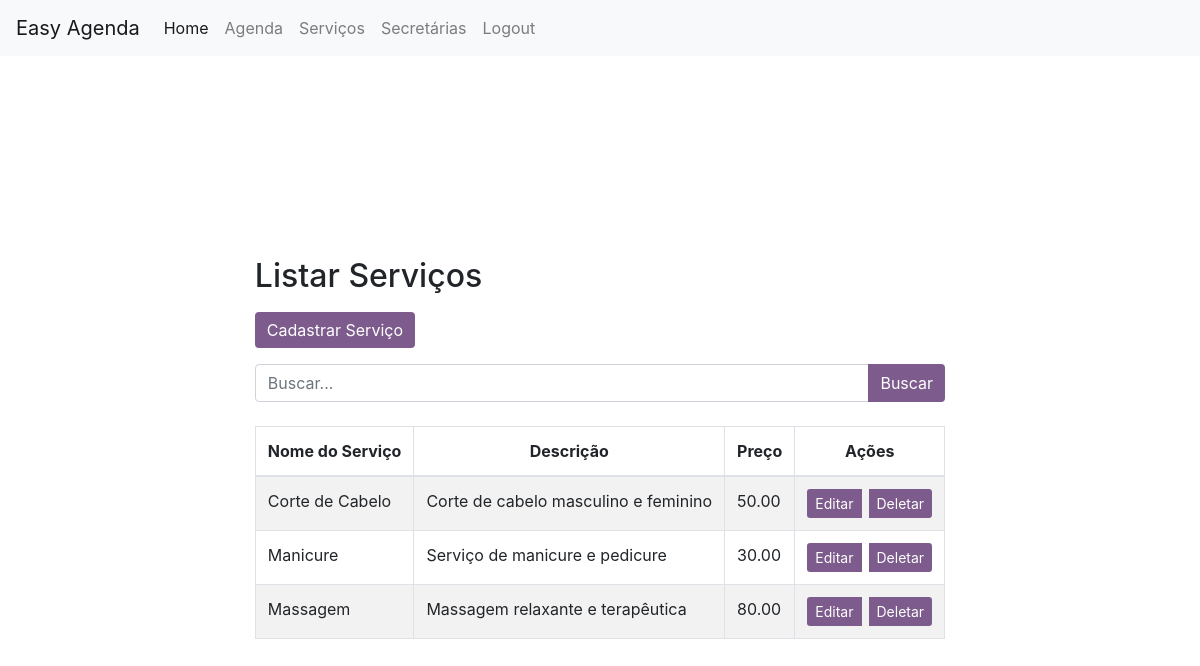
Screenshot of /index.php?controller=servicos&action=index (signed in) with the database file from the repository.
### tables this page shows
CREATE TABLE `servicos` (
  `id` int(11) NOT NULL AUTO_INCREMENT,
  `nome_servico` varchar(100) NOT NULL,
  `descricao` text DEFAULT NULL,
  `preco` decimal(10,2) NOT NULL,
  PRIMARY KEY (`id`)
);

### app/controllers/ServicosController.php (called while the page is built, shortened)
<?php
require_once 'config/database.php';
class ServicosController {
    private $db;
    public function __construct() {
        $database = new Database();
        $this->db = $database->connect();
    }
    public function index() {
        $searchTerm = isset($_GET['search']) ? $_GET['search'] : ''; $query = "SELECT * FROM servicos";
            $stmt = $this->db->prepare($query);
        $stmt->execute();
        $result = $stmt;
        include 'app/views/servicos/index.php';
    }
}
?>

### index.php (called while the page is built, shortened)
<?php
require_once './app/controllers/ServicosController.php';
$controller = isset($_GET['controller']) ? $_GET['controller'] : 'login';
$action = isset($_GET['action']) ? $_GET['action'] : 'index';
switch ($controller) {
    case 'servicos':
        $controller = new ServicosController();
        break;
}
$controller->{$action}();
?>

### config/database.php (called while the page is built, shortened)
<?php
class Database {
    private $host = "localhost";
    private $user = "root";
    private $password = "";
    private $dbname ="bancoagendasalaoo";
    public function connect() {
        $this->conn = null;
        try {
            $this->conn = new PDO("mysql:host=" . $this->host . ";dbname=" . $this->dbname, $this->user, $this->password);
            $this->conn->setAttribute(PDO::ATTR_ERRMODE, PDO::ERRMODE_EXCEPTION);
        } catch(PDOException $exception) {
            echo "Erro de conexão: " . $exception->getMessage();
        }
        return $this->conn;
    }
}
?>

### app/views/servicos/index.php (the view, shortened to what this page needs)
<?php include 'app/views/header.php'; ?>
<div class="row justify-content-center">
    <div class="container d-flex align-items-center justify-content-center min-vh-100">
        <div class="col-mt-4">
    <h2 class="mb-3">Listar Serviços</h2>
    <div class="mb-3">
        <button type="submit" class="btn" style="background-color: #7d5b8c; color: white; border: none;">
            <a href="index.php?controller=servicos&action=create" style="color: white;">Cadastrar Serviço</a>
        </button>
    </div>
        <form method="get" action="index.php" class="mb-4">
        <div class="input-group">
            <input type="text" name="search" class="form-control" placeholder="Buscar..." value="<?php echo htmlspecialchars(isset($_GET['search']) ? $_GET['search'] : ''); ?>">
            <div class="input-group-append">
                <button type="submit" class="btn" style="background-color: #7d5b8c; color: white; border: none;">Buscar</button>
            </div>
        </div>
    </form>
    <table class="table table-striped table-bordered">
        <thead>
            <tr>
                <th style="text-align: center;">Nome do Serviço</th>
                <th style="text-align: center;">Descrição</th>
                <th style="text-align: center;">Preço</th>
                <th style="text-align: center;">Ações</th>
            </tr>
        </thead>
        <tbody>
            <?php while ($row = $result->fetch(PDO::FETCH_ASSOC)): ?>
            <tr>
                <td><?php echo htmlspecialchars($row['nome_servico']); ?></td>
                <td><?php echo htmlspecialchars($row['descricao']); ?></td>
                <td><?php echo htmlspecialchars($row['preco']); ?></td>
                <td>
                <div class="btn-group" style="display: flex; gap: 0.5rem;" role="group">
                    <a href="index.php?controller=servicos&action=edit&id=<?php echo $row['id']; ?>" class="btn btn-warning btn-sm" style="background-color: #7d5b8c; color: white; border: none;">Editar</a>
                    <a href="index.php?controller=servicos&action=delete&id=<?php echo $row['id']; ?>" class="btn btn-danger btn-sm" style="background-color: #7d5b8c; color: white; border: none;" onclick="return confirm('Tem certeza que deseja excluir?')">Deletar</a>
                </td>
            </tr>
            <?php endwhile; ?>
        </tbody>
    </table>
</div>
<?php include 'app/views/footer.php'; ?>

### rows the page displays
servicos: nome_servico "Corte de Cabelo", descricao "Corte de cabelo masculino e feminino", preco "50.00"
servicos: nome_servico "Manicure", descricao "Serviço de manicure e pedicure", preco "30.00"
servicos: nome_servico "Massagem", descricao "Massagem relaxante e terapêutica", preco "80.00"
